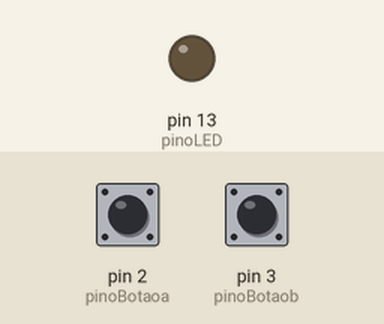
This sketch was run on a simulated Arduino Uno, built with avr-gcc and run on an emulated ATmega328P. Parts: output pins drawn as LEDs (lit = HIGH). The inputs (shaded band) are chosen by the test bench; at power-on: pin 2 (pinoBotaoa) HIGH, pin 3 (pinoBotaob) HIGH. What the sketch prints to the serial monitor is not drawn.

Above: at 1.2 s.
1.3 s: pin 2 (pinoBotaoa) pulled LOW for 0.15 s
At 1.7 s:
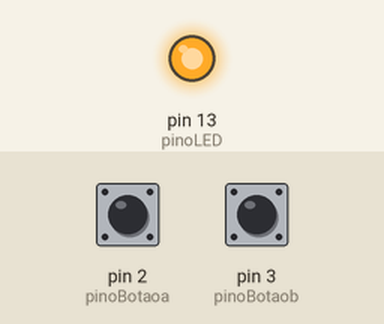
2.9 s: pin 3 (pinoBotaob) pulled LOW for 0.15 s
Timing chart, 0 to 5.9 s (numbered marks = the images above; inputs shaded):
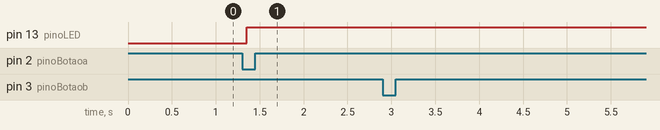

The sketch:

17Esteira_dois_botoes_1_led_tarefa_aula_7.ino
```cpp
const int pinoBotaoa = 2;
const int pinoBotaob = 3;
const int pinoLED = 13;

// Variáveis de controle de estado
int estadoLED = LOW;

int estadoBotaob = HIGH;
int ultimoEstadobotaob = HIGH;
unsigned long tempoDebounceUp = 0;

int estadoBotaoa = HIGH;
int ultimoEstadobotaoa = HIGH;
unsigned long ultimoTempoDebouncea = 0;
const long tempoDebounce = 50;

unsigned long ultimoTempoespera = 0;
const long tempodesligado = 3000;

bool ligado = false;
bool esperab = false;
int contador = 0;
int contadorb = 0;

void setup() {
  // Ativa o resistor interno de Pull-up (dispensa resistor externo no botão)
  pinMode(pinoBotaoa, INPUT_PULLUP);
  pinMode(pinoBotaob, INPUT_PULLUP);

  pinMode(pinoLED, OUTPUT);
  digitalWrite(pinoLED, estadoLED);
  Serial.begin(9600);
  // Inicializa o estado estável como HIGH (solto)
  estadoBotaoa = HIGH;
  estadoBotaob = HIGH;
}

void loop() {
  // 1. Lê o estado bruto do botão
  int leituraa = digitalRead(pinoBotaoa);
  int leituraUp = digitalRead(pinoBotaob);

  // 2. Verifica se o sinal mudou (ruído ou início de clique)
  if (leituraa != ultimoEstadobotaoa) {
    ultimoTempoDebouncea = millis();  // Reinicia o cronômetro
  }

  // 3. Verifica se o sinal permaneceu o mesmo por tempo suficiente
  if ((millis() - ultimoTempoDebouncea) > tempoDebounce) {

    // Se o sinal estabilizou em um valor diferente do "estadoBotao" anterior
    if (leituraa != estadoBotaoa) {
      estadoBotaoa = leituraa;

      // 4. LÓGICA INVERTIDA: Se o estado estável agora for LOW, significa PRESSIONADO
      if (estadoBotaoa == LOW) {
        estadoLED = HIGH;  // Inverte o LED
        ligado = true;
        contador = 0;
      }
    }
  }

  if (leituraUp != ultimoEstadobotaob) {
    tempoDebounceUp = millis();
  }
  if ((millis() - tempoDebounceUp) > tempoDebounce) {
    if (leituraUp != estadoBotaob) {
      estadoBotaob = leituraUp;
      // Se estabilizou em LOW, o botão foi pressionado
      if (estadoBotaob == LOW) {
        contador++;
        contadorb++;
        exibirContador();
      }
    }
  }
  if (contadorb >= 5 && ligado) {
    estadoLED = LOW;
    esperab = true;
    ligado = false;
    ultimoTempoespera = millis();
    contadorb = 0;
  }
  if (millis() - ultimoTempoespera >= tempodesligado && esperab) {
    esperab = false;
    ligado = true;
    estadoLED = HIGH;
  }
  if (contador >= 20) {
    estadoLED = LOW;
    ligado = false;
    esperab = false;
  }

  // Atualiza o hardware e a memória para o próximo loop
  digitalWrite(pinoLED, estadoLED);
  ultimoEstadobotaoa = leituraa;
  ultimoEstadobotaob = leituraUp;
}
void exibirContador() {
  Serial.println(contador);
  Serial.println(contadorb);
}
```

Measured:
- after the input at 1.3 s, pin 13 (pinoLED): LOW → HIGH after 0.05 s
- after the input at 2.9 s, every drawn part: stays the same
